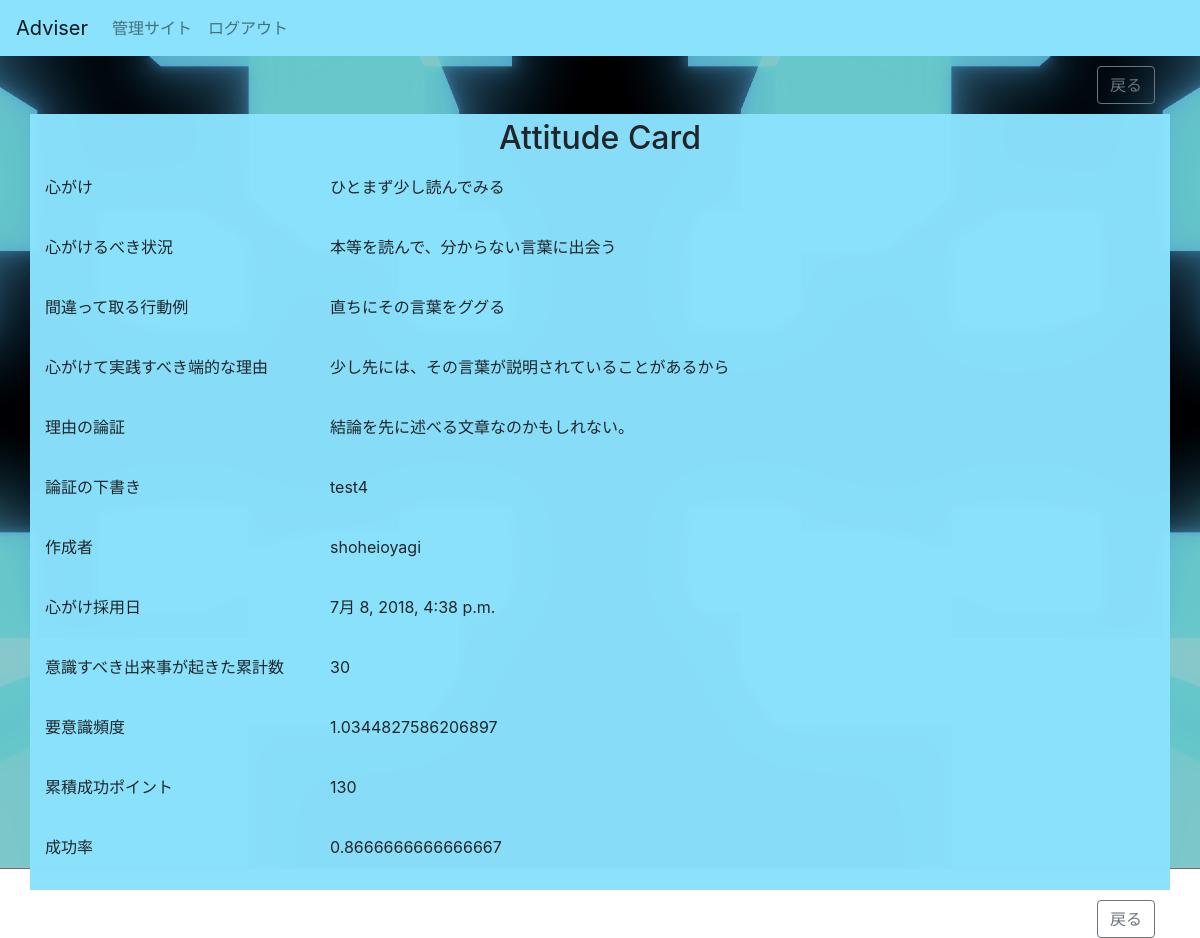
The page /detail/1/ (signed in) on the database as committed earlier.
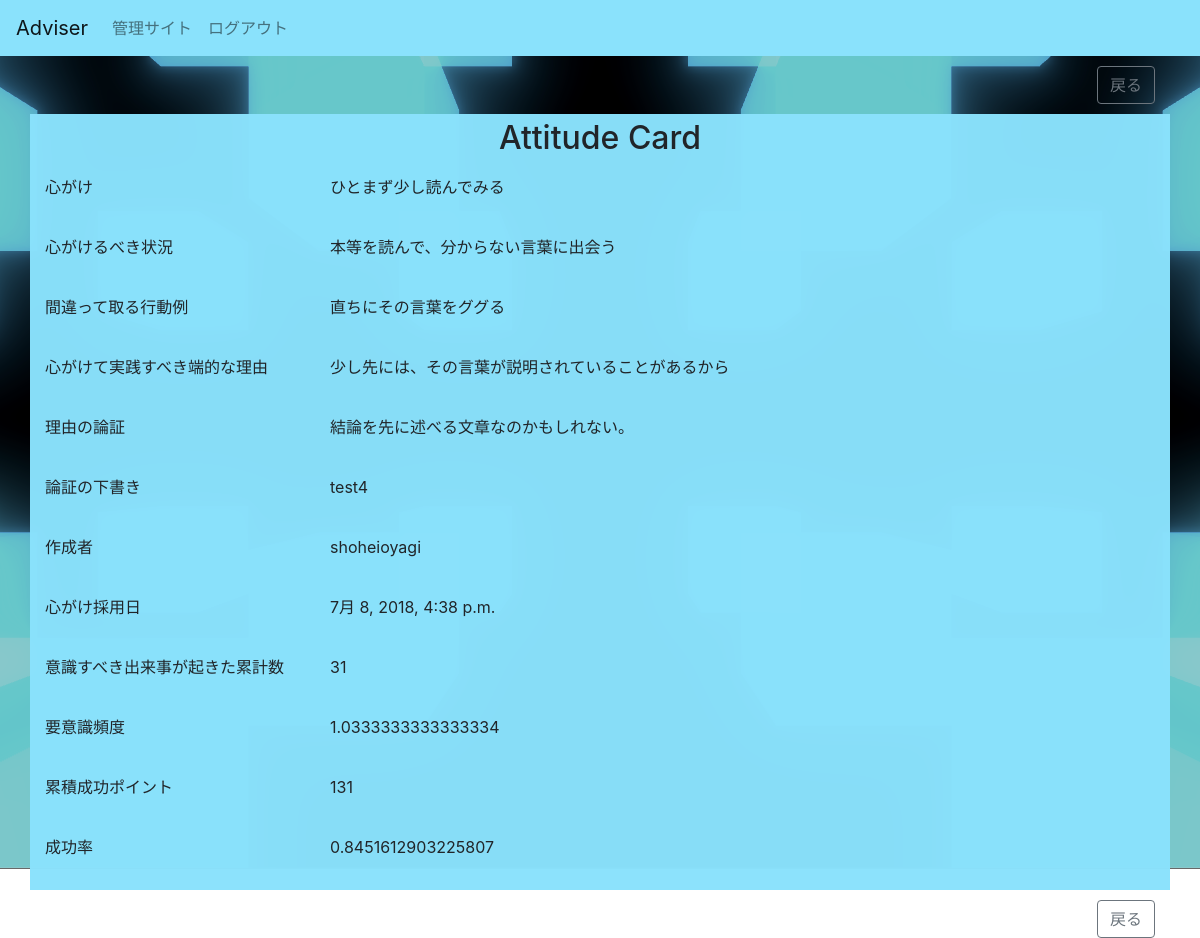
The same page on the database as committed later.
### Adviser/models.py (models this page shows, shortened)
class Attitude(models.Model):
    declaration = models.TextField(
        verbose_name='心がけ',
        max_length=50,
    )
    situation = models.TextField(
        verbose_name='心がけるべき状況',
        max_length=200,
    )
    wrong_action = models.TextField(
        verbose_name='間違って取る行動例',
        max_length=200,
    )
    reason = models.TextField(
        verbose_name='心がけて実践すべき端的な理由',
        max_length=100,
    )
    logic = models.TextField(
        verbose_name='理由の論証',
        max_length=300,
    )
    draft_logic = models.TextField(
        verbose_name='論証の下書き',
        max_length=1000,
    )
    maker = models.ForeignKey(
        'users.User',
        verbose_name='作成者',
        on_delete=models.CASCADE,
        default=get_user_model(),
    )
    adopted_date = models.DateTimeField(
        verbose_name='心がけ採用日',
        default=timezone.now,
    )
    timing = models.IntegerField(
        verbose_name='意識すべきだったタイミング数',
        default=0,
    )
    frequency = models.FloatField(
        verbose_name='要意識頻度',
        default=0,
    )
    total_succeeded_point =models.IntegerField(
        verbose_name='累積成功ポイント',
        default=0,
    )
    practiced_rate = models.FloatField(
        verbose_name='実践成功率',
        default=0,
    )

### users/models.py (models this page shows, shortened)
class User(AbstractBaseUser, PermissionsMixin):
    uuid = models.UUIDField(default=uuid_lib.uuid4,
                            primary_key=True, editable=False)
    username_validator = UnicodeUsernameValidator()
    username = models.CharField(
        _('username'),
        max_length=150,
        unique=True,
        help_text=_(
            'Required. 150 characters or fewer. Letters, digits and @/./+/-/_ only.'),
        validators=[username_validator],
        error_messages={
            'unique': _("A user with that username already exists."),
        },
    )
    full_name = models.CharField(_('氏名'), max_length=150, blank=True)
    email = models.EmailField(_('email address'), blank=True)
    is_staff = models.BooleanField(
        _('staff status'),
        default=False,
        help_text=_(
            'Designates whether the user can log into this admin site.'),
    )
    is_active = models.BooleanField(
        _('active'),
        default=True,
        help_text=_(
            'Designates whether this user should be treated as active. '
            'Unselect this instead of deleting accounts.'
        ),
    )
    date_joined = models.DateTimeField(_('date joined'), default=timezone.now)
    objects = UserManager()
    EMAIL_FIELD = 'email'
    USERNAME_FIELD = 'username'
    REQUIRED_FIELDS = ['email', ]
    class Meta:
        verbose_name = _('user')
        verbose_name_plural = _('users')

### Adviser/views.py (the view)
# urls.py: path('detail/<int:pk>/', AttitudeDetailView.as_view(), name='detail'),
class AttitudeDetailView(LoginRequiredMixin, DetailView):
    model = Attitude

### Adviser/templates/Adviser/attitude_detail.html
{% extends "./_base.html" %}
{% block content %}
<div class="container">
    <div class="row">
        <div class="col-12">
            <a class="btn btn-outline-secondary float-right" href="{% url 'index' %}">戻る</a>
        </div>
    </div>
</div>
<div id="attitude-card" class="container blue-card">
    <h2 class="text-center">Attitude Card</h2>
    {% include "./attitude_card.html" %}
</div>
<div class="container">
    <div class="row">
        <div class="col-12">
            <a class="btn btn-outline-secondary float-right" href="{% url 'index' %}">戻る</a>
        </div>
    </div>
</div>
{% endblock %}

### Adviser/templates/Adviser/_base.html (shortened to what this page needs)
<!DOCTYPE html>
<html lang="ja">
{% load static %}
<head>
    <link href="https://maxcdn.bootstrapcdn.com/bootstrap/4.0.0/css/bootstrap.min.css" rel="stylesheet"
>
    <link href="{% static 'Adviser/css/Adviser.css' %}" rel="stylesheet">
    <link rel="stylesheet" type="text/css" href="http://yui.yahooapis.com/3.18.1/build/cssreset/cssreset-min.css" >
</head>
<header>
    <nav class="navbar navbar-expand-lg navbar-light dark-blue-card">
        <a class="navbar-brand" href="#">Adviser</a>
        <div class="collapse navbar-collapse" id="Navber">
            <ul class="navbar-nav mr-auto">
                <li class="nav-item">
                    <a class="nav-link" href="/admin">管理サイト</a>
                </li>
                <li class="nav-item">
                    <a class="nav-link" href="/admin/logout">ログアウト</a>
                </li>
            </ul>
        </div>
    </nav>
</header>
<div class="background">
    <div class="screen">
        {% block content %}
        {% endblock %}
    </div>
</div>
</body>
</html>

### Adviser/templates/Adviser/attitude_card.html
<div class="row">
    <div class="col-3">
        <p>心がけ</p>
    </div>
    <div class="col-9">
        <p>{{ attitude.declaration }}</p>
    </div>
</div>
<div class="row">
    <div class="col-3">
        <p>心がけるべき状況</p>
    </div>
    <div class="col-9">
        <p>{{ attitude.situation }}</p>
    </div>
</div>
<div class="row">
    <div class="col-3">
        <p>間違って取る行動例</p>
    </div>
    <div class="col-9">
        <p>{{ attitude.wrong_action }}</p>
    </div>
</div>
<div class="row">
    <div class="col-3">
        <p>心がけて実践すべき端的な理由</p>
    </div>
    <div class="col-9">
        <p>{{ attitude.reason }}</p>
    </div>
</div>
<div class="row">
    <div class="col-3">
        <p>理由の論証</p>
    </div>
    <div class="col-9">
        <p>{{ attitude.logic }}</p>
    </div>
</div>
<div class="row">
    <div class="col-3">
        <p>論証の下書き</p>
    </div>
    <div class="col-9">
        <p>{{ attitude.draft_logic }}</p>
    </div>
</div>
<div class="row">
    <div class="col-3">
        <p>作成者</p>
    </div>
    <div class="col-9">
        <p>{{ attitude.maker }}</p>
    </div>
</div>
<div class="row">
    <div class="col-3">
        <p>心がけ採用日</p>
    </div>
    <div class="col-9">
        <p>{{ attitude.adopted_date }}</p>
    </div>
</div>
<div class="row">
    <div class="col-3">
        <p>意識すべき出来事が起きた累計数</p>
    </div>
    <div class="col-9">
        <p>{{ attitude.timing }}</p>
    </div>
</div>
<div class="row">
    <div class="col-3">
        <p>要意識頻度</p>
    </div>
    <div class="col-9">
        <p>{{ attitude.frequency }}</p>
    </div>
</div>
<div class="row">
    <div class="col-3">
        <p>累積成功ポイント</p>
    </div>
    <div class="col-9">
        <p>{{ attitude.total_succeeded_point }}</p>
    </div>
</div>
<div class="row">
    <div class="col-3">
        <p>成功率</p>
    </div>
    <div class="col-9">
        <p>{{ attitude.practiced_rate }}</p>
    </div>
</div>

### Adviser/static/Adviser/css/Adviser.css (style rules this page uses)
.row { margin-top:0px; margin-bottom:10px; padding-top:10px }
.blue-card { background-color: rgba(138,226,252,0.98); }
.background { background-image: url(../images/IIIscreen.png); background-size: cover; background-position: center; height: 813px; }
.screen { background-color: rgba(0,0,0,0.2); height: 813px; }
.navbar { background-color: #DFF2FC; }
.navbar-brand { color: #0000cc; }
.nav-link { color: #000099; }
.dark-blue-card { background-color: rgb(138,226,252); }
#attitude-card { padding-top: 5px; padding-bottom: 5px; }

Rows that differ between the two databases and show on the page:
changed Attitude "ひとまず少し読んでみる": timing "30" → "31"; frequency "1.0344827586206897" → "1.0333333333333334"; total_succeeded_point "130" → "131"; practiced_rate "0.8666666666666667" → "0.8451612903225807"
